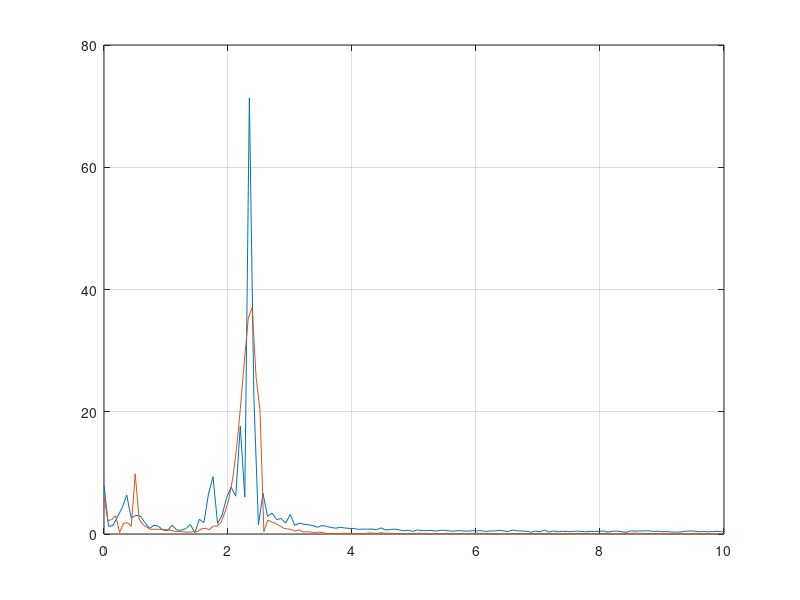
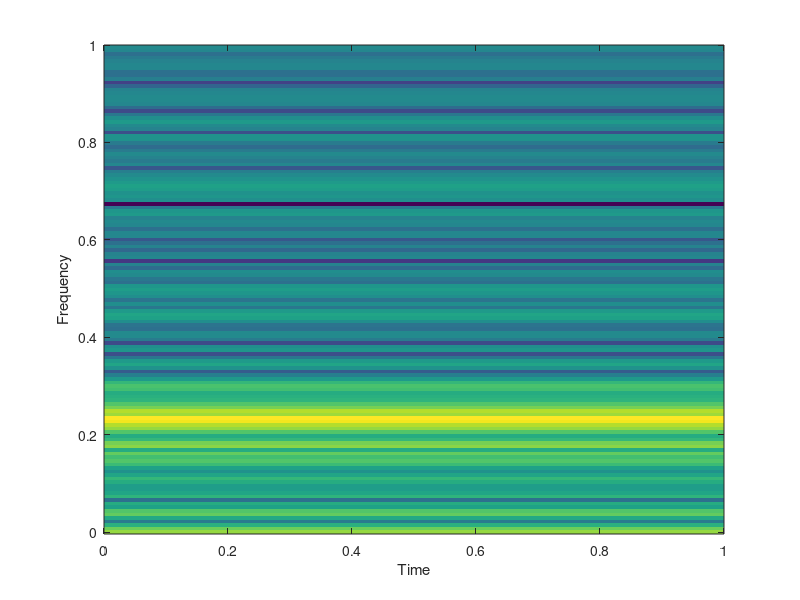
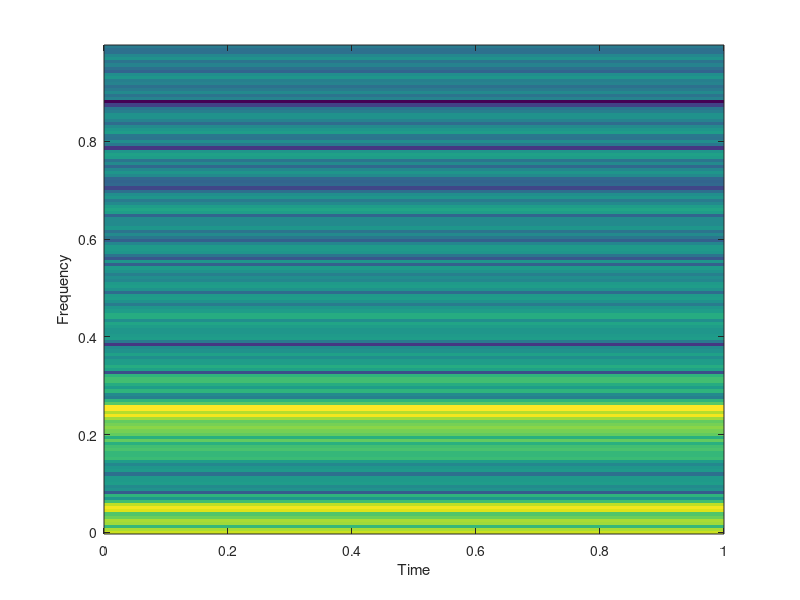

MATLAB code to generate these figures, in order:
% OBS, dette er en Octave fil, udkommenter pkg load signal hvis det skal bruges i matlab

pkg load signal

clear all

data1 = csvread("angleData.csv");
data2 = csvread("angleDataHand.csv");

time1 = data1(:,1)./1e6;
angle1 = data1(:,2);

time2 = data2(:,1)./1e6;
angle2 = data2(:,2);

function [f, A] = fftFrequency (time,signal,freqinterp)
    x1 = linspace(time(1),time(length(time)),(time(length(time))-time(1))*freqinterp);
    y1 = interp1(time, signal,x1,'linear');
    A = (abs(fft(y1))./freqinterp)';
    f = (linspace(0,freqinterp,length(A)))';
endfunction

[f1,A1] = fftFrequency(time1,angle1,20);
[f2,A2] = fftFrequency(time2,angle2,20);

figure(1)
plot(f1, A1,f2,A2)
xlim([0 10])
grid on

figure(2)
specgram(ifft(A1),length(ifft(A1))-1)

figure(3)
specgram(ifft(A2),length(ifft(A2))-1)
